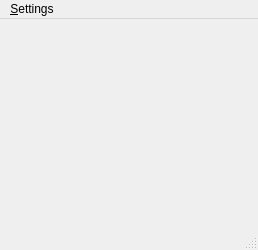
<?xml version="1.0" encoding="UTF-8"?>
<ui version="4.0">
 <class>Plot2d</class>
 <widget class="QMainWindow" name="Plot2d">
  <property name="geometry">
   <rect>
    <x>0</x>
    <y>0</y>
    <width>258</width>
    <height>250</height>
   </rect>
  </property>
  <property name="windowTitle">
   <string>Plot 2D</string>
  </property>
  <widget class="QWidget" name="centralwidget"/>
  <widget class="QMenuBar" name="menubar">
   <property name="geometry">
    <rect>
     <x>0</x>
     <y>0</y>
     <width>258</width>
     <height>22</height>
    </rect>
   </property>
   <widget class="QMenu" name="menuSettings">
    <property name="title">
     <string>&amp;Settings</string>
    </property>
    <widget class="QMenu" name="menuHorizontalAxis">
     <property name="title">
      <string>&amp;Horizontal axis</string>
     </property>
     <addaction name="actionHorizLinear"/>
     <addaction name="actionHorizLog"/>
     <addaction name="separator"/>
     <addaction name="actionHorizGridLines3"/>
     <addaction name="actionHorizGridLines4"/>
     <addaction name="actionHorizGridLines5"/>
    </widget>
    <widget class="QMenu" name="menuVerticalAxis">
     <property name="title">
      <string>&amp;Vertical axis</string>
     </property>
     <addaction name="actionVertLinear"/>
     <addaction name="actionVertLog"/>
     <addaction name="actionVertDb"/>
     <addaction name="separator"/>
     <addaction name="actionVertGridLines3"/>
     <addaction name="actionVertGridLines4"/>
     <addaction name="actionVertGridLines5"/>
    </widget>
    <addaction name="menuHorizontalAxis"/>
    <addaction name="menuVerticalAxis"/>
   </widget>
   <addaction name="menuSettings"/>
  </widget>
  <widget class="QStatusBar" name="statusbar"/>
  <action name="actionExit">
   <property name="text">
    <string>Exit</string>
   </property>
  </action>
  <action name="actionHorizLinear">
   <property name="text">
    <string>Li&amp;near</string>
   </property>
  </action>
  <action name="actionHorizLog">
   <property name="text">
    <string>L&amp;og</string>
   </property>
  </action>
  <action name="actionHorizGridLines3">
   <property name="text">
    <string>&amp;3 grid lines</string>
   </property>
  </action>
  <action name="actionHorizGridLines4">
   <property name="text">
    <string>&amp;4 grid lines</string>
   </property>
  </action>
  <action name="actionHorizGridLines5">
   <property name="text">
    <string>&amp;5 grid lines</string>
   </property>
  </action>
  <action name="actionVertGridLines3">
   <property name="text">
    <string>&amp;3 grid lines</string>
   </property>
  </action>
  <action name="actionVertGridLines4">
   <property name="text">
    <string>&amp;4 grid lines</string>
   </property>
  </action>
  <action name="actionVertGridLines5">
   <property name="text">
    <string>&amp;5 grid lines</string>
   </property>
  </action>
  <action name="actionVertLinear">
   <property name="text">
    <string>Li&amp;near</string>
   </property>
  </action>
  <action name="actionVertLog">
   <property name="text">
    <string>L&amp;og</string>
   </property>
  </action>
  <action name="actionVertDb">
   <property name="text">
    <string>d&amp;B</string>
   </property>
  </action>
 </widget>
 <resources/>
 <connections/>
</ui>
